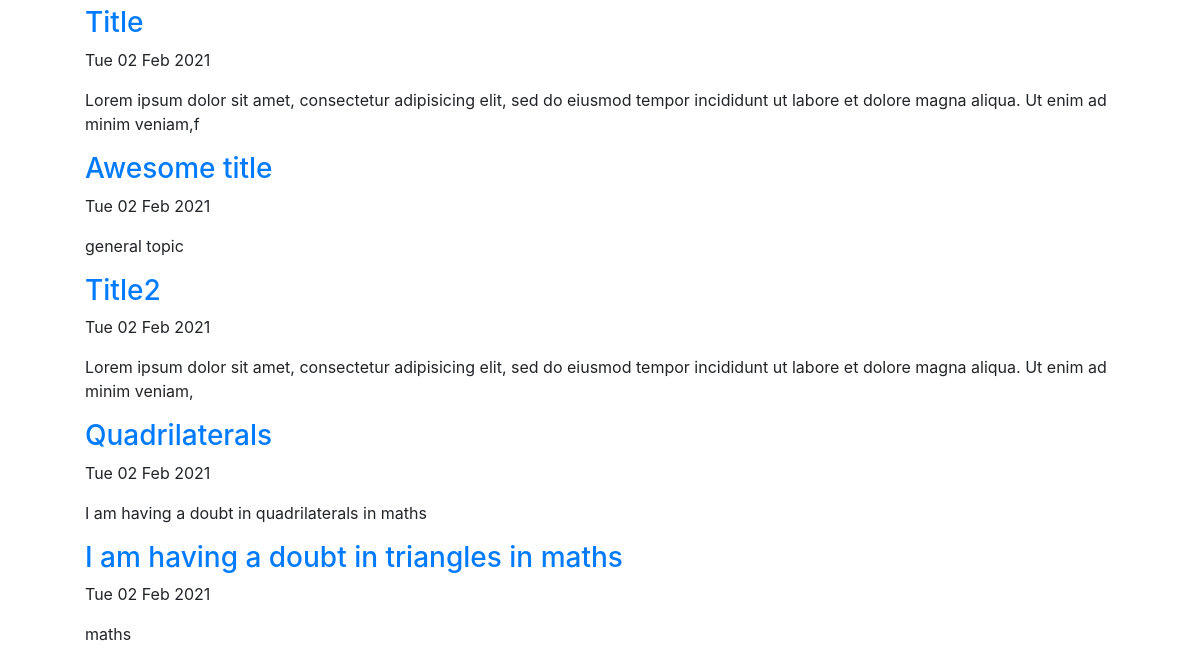
Page /question/filter/ (lower part) on the earlier database version.
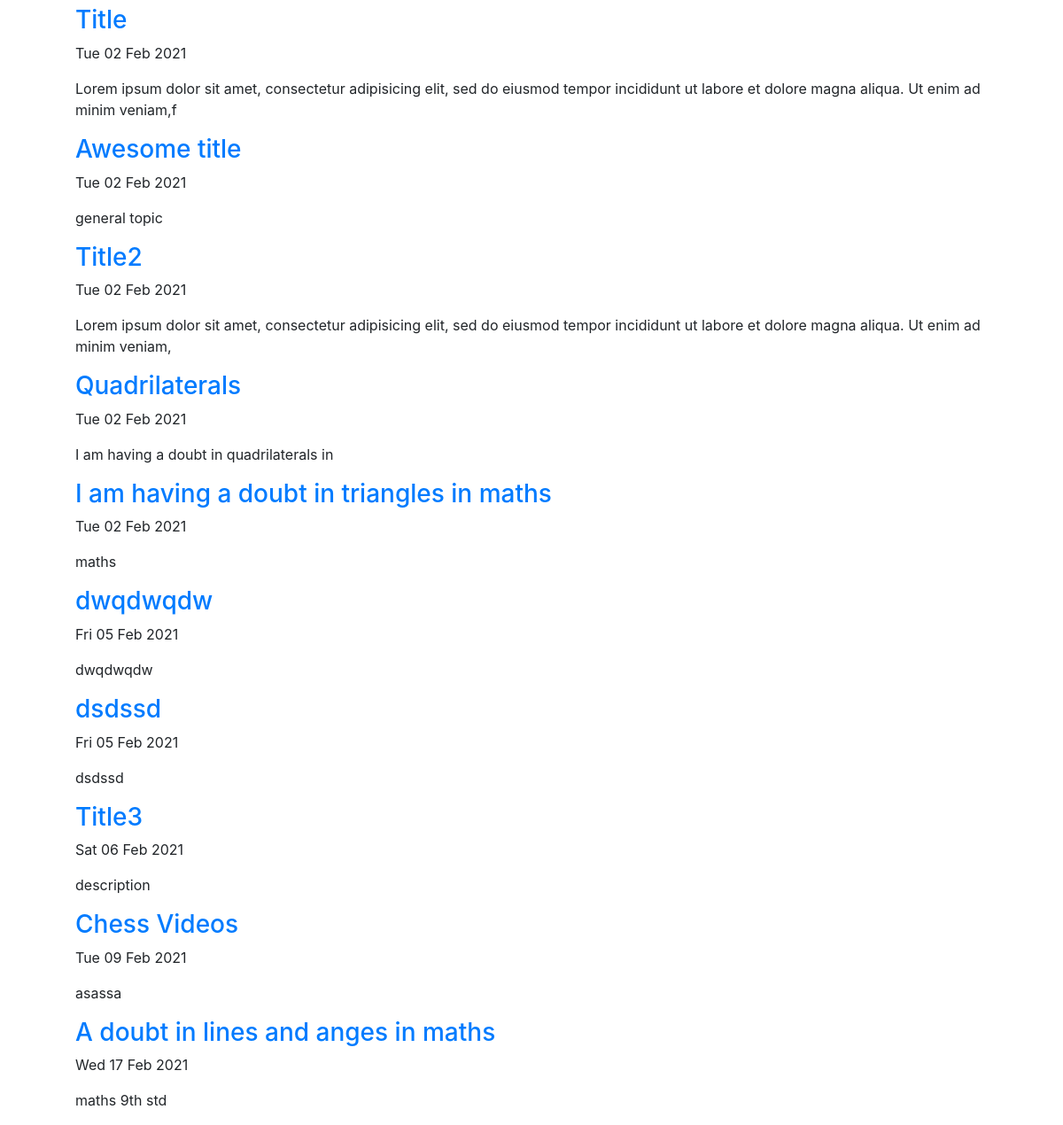
Same page on the later database version.
### question/models.py (models this page shows, shortened)
class question(models.Model):
    username = models.ForeignKey(userprofile,blank=True,on_delete=models.CASCADE,null=True)
    title = models.CharField(max_length=150,help_text='*required')
    description = models.CharField(max_length=150,null=True,help_text='*required')
    date = models.DateTimeField(auto_now_add=True)
    categories = (('maths','maths'),('biology','biology'),('physics','physics'),('chemistry','chemistry'),('history','history'),('geography','geography'),('democratic politics','democratic politics'),('economics','economics'),('english','english'),
                  ('Computer science','Computer science'),('Tamil','Tamil'),('Hindi','Hindi'),('General','General'))
    category = models.CharField(max_length=100,choices=categories,default='maths',help_text='*required')
    image1 = models.ImageField(upload_to="question/images/",blank=True,null=True)
    image2 = models.ImageField(upload_to="question/images/",blank=True,null=True)
    image3 = models.ImageField(upload_to="question/images/",blank=True,null=True)
    file = models.FileField(upload_to='question/files/',blank=True)
    question = models.TextField(max_length=None,help_text='*required')
    upvote = models.ManyToManyField(userprofile,blank=True,related_name="upvoted_question")
    views = models.PositiveIntegerField(default=0)
    user_viewed =  models.ManyToManyField(userprofile,blank=True,related_name="viewd_question")
    reported_users = models.ManyToManyField(userprofile,blank=True,related_name="report_question")
    report = models.PositiveIntegerField(default=0)
    bookmark_question = models.ManyToManyField(userprofile,blank=True,related_name="bookmark_question")
    user_ip = models.TextField(default='first_user')

### question/views.py (the view)
# urls.py: path('filter/', views.question_list, name='filter'),
def question_list(request):
    question_list = question.objects.all()
    question_filter = QuestionFilter(request.GET, queryset = question_list)
    return render(request, 'question/filter_questions.html', {'filter' : question_filter})

### question/templates/question/filter_questions.html (shortened to what this page needs)
{% extends "users/base.html" %}
{% load crispy_forms_tags %}
{% load static %}
{% block content %}
  <ul>
    {% for filter_question in filter.qs %}
    <a class="title" href="{% url 'question:viewquestion' filter_question.id %}"><h3>{{ filter_question.title }}</h3></a>
    <p>{{ filter_question.date|date:"D d M Y" }}</p>
    <p>{{ filter_question.description|truncatechars:150 }}</p>
    {% endfor %}
  </ul>
{% endblock %}

Differences in the rows shown:
changed question "Quadrilaterals": description "I am having a doubt in quadrilaterals in maths" → "I am having a doubt in quadrilaterals in"
added question: title "dwqdwqdw", date "Fri 05 Feb 2021", description "dwqdwqdw"
added question: title "dsdssd", date "Fri 05 Feb 2021", description "dsdssd"
added question: title "Title3", date "Sat 06 Feb 2021", description "description"
added question: title "Chess Videos", date "Tue 09 Feb 2021", description "asassa"
added question: title "A doubt in lines and anges in maths", date "Wed 17 Feb 2021", description "maths 9th std"
